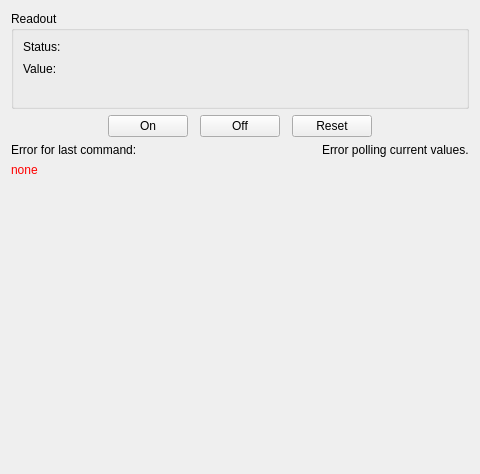
<?xml version="1.0" encoding="UTF-8"?>
<ui version="4.0">
 <class>Form</class>
 <widget class="QWidget" name="Form">
  <property name="geometry">
   <rect>
    <x>0</x>
    <y>0</y>
    <width>480</width>
    <height>474</height>
   </rect>
  </property>
  <property name="windowTitle">
   <string>Form</string>
  </property>
  <layout class="QVBoxLayout" name="verticalLayout_2">
   <item>
    <widget class="QGroupBox" name="groupBox">
     <property name="styleSheet">
      <string notr="true"/>
     </property>
     <property name="title">
      <string>Readout</string>
     </property>
     <layout class="QGridLayout" name="gridLayout_3">
      <item row="0" column="0" colspan="2">
       <layout class="QGridLayout" name="gridLayout">
        <item row="1" column="0">
         <widget class="QLabel" name="label_5">
          <property name="text">
           <string>Value:</string>
          </property>
         </widget>
        </item>
        <item row="1" column="1">
         <widget class="QLabel" name="valueLbl">
          <property name="font">
           <font>
            <family>Monospace</family>
            <pointsize>11</pointsize>
            <weight>75</weight>
            <bold>true</bold>
           </font>
          </property>
          <property name="styleSheet">
           <string notr="true">padding-left:5px; padding-right:5px;</string>
          </property>
          <property name="text">
           <string/>
          </property>
         </widget>
        </item>
        <item row="1" column="2">
         <spacer name="horizontalSpacer_3">
          <property name="orientation">
           <enum>Qt::Horizontal</enum>
          </property>
          <property name="sizeHint" stdset="0">
           <size>
            <width>0</width>
            <height>0</height>
           </size>
          </property>
         </spacer>
        </item>
        <item row="0" column="1" colspan="2">
         <widget class="SqueezedLabel" name="statusLbl">
          <property name="font">
           <font>
            <weight>75</weight>
            <bold>true</bold>
           </font>
          </property>
          <property name="autoFillBackground">
           <bool>false</bool>
          </property>
          <property name="styleSheet">
           <string notr="true">padding-left:5px; padding-right:5px;</string>
          </property>
          <property name="text">
           <string/>
          </property>
          <property name="margin">
           <number>0</number>
          </property>
         </widget>
        </item>
        <item row="0" column="0">
         <widget class="QLabel" name="label_8">
          <property name="text">
           <string>Status:</string>
          </property>
         </widget>
        </item>
        <item row="2" column="1" colspan="2">
         <widget class="QLabel" name="baseValueLbl">
          <property name="font">
           <font>
            <family>Monospace</family>
           </font>
          </property>
          <property name="text">
           <string/>
          </property>
         </widget>
        </item>
       </layout>
      </item>
     </layout>
    </widget>
   </item>
   <item>
    <layout class="QHBoxLayout" name="horizontalLayout_2">
     <property name="spacing">
      <number>12</number>
     </property>
     <item>
      <spacer name="horizontalSpacer_5">
       <property name="orientation">
        <enum>Qt::Horizontal</enum>
       </property>
       <property name="sizeHint" stdset="0">
        <size>
         <width>0</width>
         <height>0</height>
        </size>
       </property>
      </spacer>
     </item>
     <item>
      <widget class="QPushButton" name="onBtn">
       <property name="text">
        <string>On</string>
       </property>
       <property name="icon">
        <iconset resource="../../res/quango.qrc">
         <normaloff>:/ampel-g-small.png</normaloff>:/ampel-g-small.png</iconset>
       </property>
      </widget>
     </item>
     <item>
      <widget class="QPushButton" name="offBtn">
       <property name="text">
        <string>Off</string>
       </property>
       <property name="icon">
        <iconset resource="../../res/quango.qrc">
         <normaloff>:/ampel-r-small.png</normaloff>:/ampel-r-small.png</iconset>
       </property>
      </widget>
     </item>
     <item>
      <widget class="QPushButton" name="resetBtn">
       <property name="text">
        <string>Reset</string>
       </property>
       <property name="icon">
        <iconset resource="../../res/quango.qrc">
         <normaloff>:/arrow-circle-225-left.png</normaloff>:/arrow-circle-225-left.png</iconset>
       </property>
      </widget>
     </item>
     <item>
      <spacer name="horizontalSpacer_4">
       <property name="orientation">
        <enum>Qt::Horizontal</enum>
       </property>
       <property name="sizeHint" stdset="0">
        <size>
         <width>0</width>
         <height>0</height>
        </size>
       </property>
      </spacer>
     </item>
    </layout>
   </item>
   <item>
    <layout class="QHBoxLayout" name="horizontalLayout_4">
     <item>
      <layout class="QVBoxLayout" name="verticalLayout_3">
       <item>
        <widget class="QLabel" name="label_4">
         <property name="text">
          <string>Error for last command:</string>
         </property>
        </widget>
       </item>
       <item>
        <widget class="QLabel" name="errorLbl">
         <property name="sizePolicy">
          <sizepolicy hsizetype="Expanding" vsizetype="Expanding">
           <horstretch>0</horstretch>
           <verstretch>0</verstretch>
          </sizepolicy>
         </property>
         <property name="palette">
          <palette>
           <active>
            <colorrole role="WindowText">
             <brush brushstyle="SolidPattern">
              <color alpha="255">
               <red>255</red>
               <green>0</green>
               <blue>0</blue>
              </color>
             </brush>
            </colorrole>
           </active>
           <inactive>
            <colorrole role="WindowText">
             <brush brushstyle="SolidPattern">
              <color alpha="255">
               <red>255</red>
               <green>0</green>
               <blue>0</blue>
              </color>
             </brush>
            </colorrole>
           </inactive>
           <disabled>
            <colorrole role="WindowText">
             <brush brushstyle="SolidPattern">
              <color alpha="255">
               <red>49</red>
               <green>54</green>
               <blue>59</blue>
              </color>
             </brush>
            </colorrole>
           </disabled>
          </palette>
         </property>
         <property name="text">
          <string>none</string>
         </property>
         <property name="alignment">
          <set>Qt::AlignLeading|Qt::AlignLeft|Qt::AlignTop</set>
         </property>
        </widget>
       </item>
      </layout>
     </item>
     <item>
      <layout class="QVBoxLayout" name="verticalLayout">
       <item>
        <widget class="QWidget" name="pollErr" native="true">
         <layout class="QHBoxLayout" name="horizontalLayout_6">
          <property name="margin">
           <number>0</number>
          </property>
          <item>
           <widget class="QLabel" name="label_7">
            <property name="sizePolicy">
             <sizepolicy hsizetype="Fixed" vsizetype="Preferred">
              <horstretch>0</horstretch>
              <verstretch>0</verstretch>
             </sizepolicy>
            </property>
            <property name="text">
             <string/>
            </property>
            <property name="pixmap">
             <pixmap resource="../../res/quango.qrc">:/exclamation-frame.png</pixmap>
            </property>
            <property name="alignment">
             <set>Qt::AlignLeading|Qt::AlignLeft|Qt::AlignTop</set>
            </property>
           </widget>
          </item>
          <item>
           <widget class="QLabel" name="label_9">
            <property name="sizePolicy">
             <sizepolicy hsizetype="Fixed" vsizetype="Preferred">
              <horstretch>0</horstretch>
              <verstretch>0</verstretch>
             </sizepolicy>
            </property>
            <property name="text">
             <string>Error polling current values.</string>
            </property>
            <property name="alignment">
             <set>Qt::AlignLeading|Qt::AlignLeft|Qt::AlignTop</set>
            </property>
           </widget>
          </item>
         </layout>
        </widget>
       </item>
       <item>
        <spacer name="verticalSpacer">
         <property name="orientation">
          <enum>Qt::Vertical</enum>
         </property>
         <property name="sizeHint" stdset="0">
          <size>
           <width>0</width>
           <height>0</height>
          </size>
         </property>
        </spacer>
       </item>
      </layout>
     </item>
    </layout>
   </item>
  </layout>
 </widget>
 <customwidgets>
  <customwidget>
   <class>SqueezedLabel</class>
   <extends>QLabel</extends>
   <header>quango.mlzgui</header>
  </customwidget>
 </customwidgets>
 <tabstops>
  <tabstop>onBtn</tabstop>
  <tabstop>offBtn</tabstop>
  <tabstop>resetBtn</tabstop>
 </tabstops>
 <resources>
  <include location="../../res/quango.qrc"/>
  <include location="../../res/quango.qrc"/>
 </resources>
 <connections/>
</ui>
